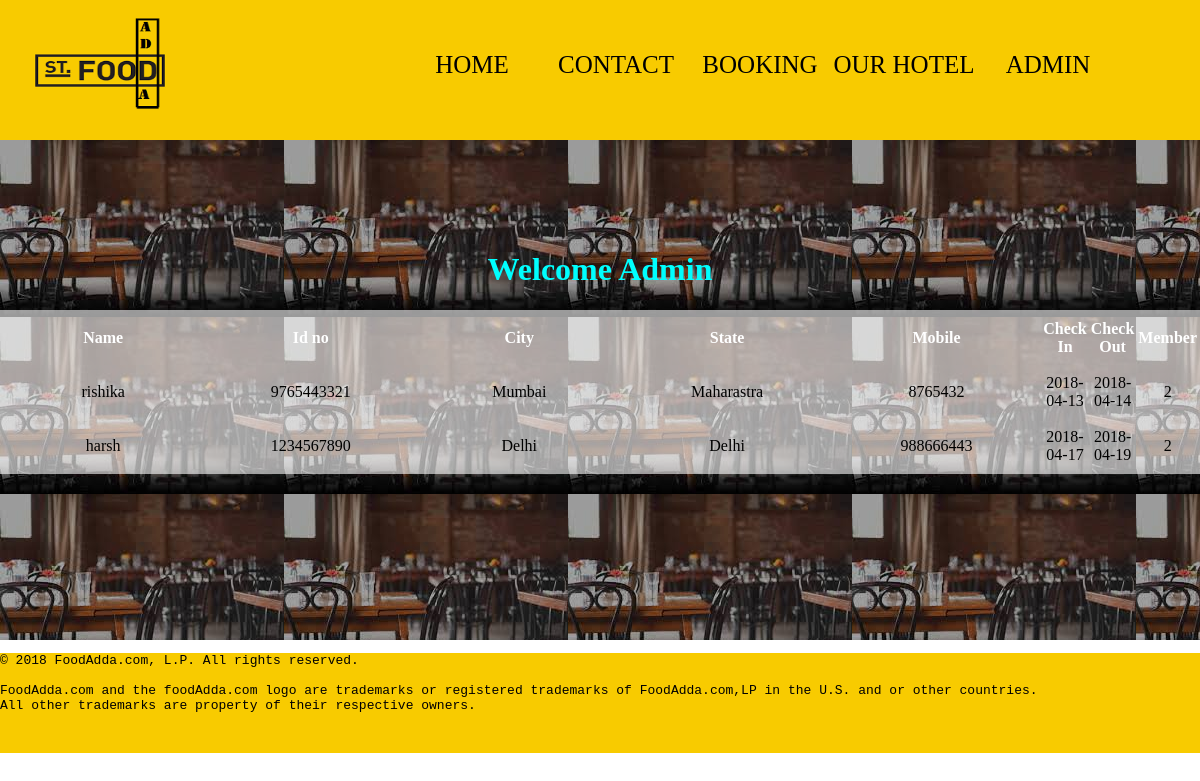
Screenshot of /booking.php with the database file from the repository.
### tables this page shows
CREATE TABLE `form` (
  `name` varchar(20) DEFAULT NULL,
  `id` bigint(20) DEFAULT NULL,
  `address` varchar(40) DEFAULT NULL,
  `city` varchar(20) DEFAULT NULL,
  `state` varchar(20) DEFAULT NULL,
  `email` varchar(30) DEFAULT NULL,
  `contact` int(11) DEFAULT NULL,
  `cidate` varchar(10) DEFAULT NULL,
  `codate` varchar(10) DEFAULT NULL,
  `member` int(11) DEFAULT NULL
);

### booking.php (the view, shortened to what this page needs)
<?php
include("connection.php")
 ?>
<!DOCTYPE html>
<html>
<head>
	<link rel="stylesheet" type="text/css" href="css/style.css">
</head>
<body>
	<div id="full">
		<div id="header">
			<div id="logo">
				<img src="img/fadda.png">
			</div>
			<div id="nav">
				<ul>
					<li><a href="index.php">HOME</a></li>
					<li><a href="contact.php">CONTACT</a></li>
					<li><a href="#">BOOKING</a></li>
					<li><a href="ourhotel.php">OUR HOTEL</a></li>
					<li><a href="admin/index.php">ADMIN</a></li>
				</ul>
			</div>
		</div>
	</div>
<div style="background-image: url('img/b2.jpg');width: 100%;height: 500px;background-repeat: none;">
	<div><br><br><br><br><br>
		<h1 style="color: cyan; text-align: center;">Welcome Admin</h1>
		<div style="background: rgba(255,255,255,0.6); ">
			<table>
			<tr>
				<th width="10%" height="50px">Name</th>
				<th width="10%" height="50px">Id no</th>
				<th width="10%" height="50px">City</th>
				<th width="10%" height="50px">State</th>
				<th width="10%" height="50px">Mobile</th>
				<th width="10%" height="50px">Check In</th>
				<th width="10%" height="50px">Check Out</th>
				<th width="10%" height="50px">Member</th>
			</tr>
			<?php
				$q1="select * from form";
				$run=mysqli_query($a,$q1);
				while ($row=mysqli_fetch_array($run))
				 {
					$name=$row['name'];
					$idno=$row['id'];
					$city=$row['city'];
					$state=$row['state'];
					$mob=$row['contact'];
					$cidate=$row['cidate'];
					$codate=$row['codate'];
					$m=$row['member'];
			?>
			<tr>
				<td width="10%" height="50px"><center><?php echo $name; ?></center></td>
				<td width="10%" height="50px"><center><?php echo $idno; ?></center></td>
				<td width="10%" height="50px"><center><?php echo $city; ?></center></td>
				<td width="10%" height="50px"><center><?php echo $state; ?></center></td>
				<td width="10%" height="50px"><center><?php echo $mob; ?></center></td>
				<td width="10%" height="50px"><center><?php echo $cidate; ?></center></td>
				<td width="10%" height="50px"><center><?php echo $codate; ?></center></td>
				<td width="10%" height="50px"><center><?php echo $m; ?></center></td>
			</tr>
			<?php
		}
		?>
		</table>
	</div>
	</div>
</div>
<div id="footer">
	<pre>© 2018 FoodAdda.com, L.P. All rights reserved.
FoodAdda.com and the foodAdda.com logo are trademarks or registered trademarks of FoodAdda.com,LP in the U.S. and or other countries.
All other trademarks are property of their respective owners.</pre>
</div>
</body>
</html>

### css/style.css (style rules this page uses)
body { margin: 0; }
#full { width:100%; height:auto; }
#header { width: 100%; height: 140px; background: #F8CB00; }
#logo { width: 30%; height: 50px; float: left; }
#nav { width: 70%; height: 100px; float: left; }
ul li { list-style: none; float: left; width: 18%; height: 50px; line-height: normal; text-align: center; margin-top: 35px; }
a { text-decoration: none; color: black; font-size: 25px; }
img { width: 200px; height: 130px; }
th { width: 20%; height: 50px; color:white; }
td { width: 20%; height: 50px; }
h1 { color: red; }
#footer { width: 100%; height:100px; background:#F8CB00; }

### rows the page displays
form: name "rishika", id "9765443321", city "Mumbai", state "Maharastra", contact "8765432", cidate "2018-04-13", codate "2018-04-14", member "2"
form: name "harsh", id "1234567890", city "Delhi", state "Delhi", contact "988666443", cidate "2018-04-17", codate "2018-04-19", member "2"
